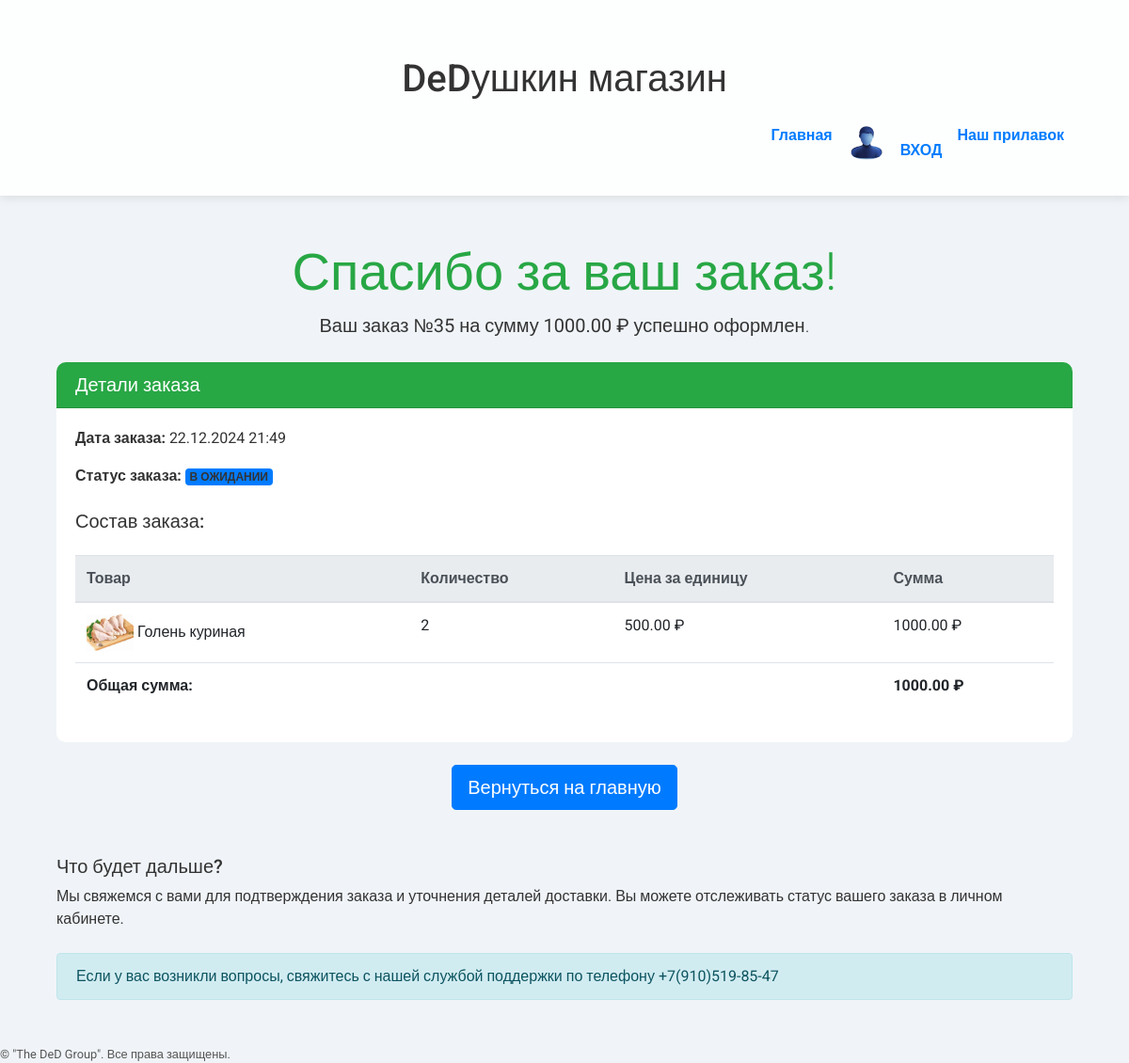
The page /order/complete/35/ (signed in) on the database its author committed.
### new_store/models.py (models this page shows, shortened)
class Order(models.Model):
    user = models.ForeignKey(User, on_delete=models.CASCADE, related_name='orders')
    full_name = models.CharField(max_length=255)
    address = models.CharField(max_length=255, default='Не указано')
    phone_number = models.CharField(max_length=20)
    email = models.EmailField()
    additional_info = models.TextField(blank=True, null=True)
    created_at = models.DateTimeField(auto_now_add=True)
    STATUS_CHOICES = [
        ('pending', 'В ожидании'),
        ('completed', 'Завершён'),
        ('canceled', 'Отменён'),
    ]
    status = models.CharField(max_length=10, choices=STATUS_CHOICES, default='pending')

class OrderItem(models.Model):
    order = models.ForeignKey(Order, related_name='items', on_delete=models.CASCADE)
    product = models.ForeignKey(Product, on_delete=models.CASCADE)
    quantity = models.PositiveIntegerField()
    price = models.DecimalField(max_digits=10, decimal_places=2, default=0)  # Цена на момент заказа
    total_price = models.DecimalField(max_digits=10, decimal_places=2, default=0.00)

class Product(models.Model):
    name = models.CharField(max_length=255, unique=True)
    description = models.TextField()
    price = models.DecimalField(max_digits=10, decimal_places=2)
    category = models.ForeignKey(Category, related_name='products', on_delete=models.CASCADE, null=True)  # Измените на Category
    image = models.ImageField(upload_to='products/', blank=True, null=True)
    stock = models.PositiveIntegerField()

### new_store/views.py (the view)
# urls.py: path('order/complete/<int:order_id>/',order_complete, name='order_complete'),
@login_required
def order_complete(request, order_id):
    order = get_object_or_404(Order, id=order_id, user=request.user)
    total_price = sum(item.total_price for item in order.items.all())
    context = {
        'order': order,
        'total_price': total_price,
    }
    return render(request, 'new_store/order_complete.html', context)

### templates/new_store/order_complete.html (shortened to what this page needs)
{% extends 'new_store/base.html' %}
{% load static %}
{% block content %}
<div class="container my-5">
    <div class="text-center mb-4">
        <h1 class="display-4 text-success">
             Спасибо за ваш заказ!
        </h1>
        <p class="lead">
            Ваш заказ <strong>№{{ order.id }}</strong> на сумму <strong>{{ total_price|floatformat:2 }} ₽</strong> успешно оформлен.
        </p>
    </div>
    <div class="card">
        <div class="card-header bg-success text-white">
            <h5 class="mb-0">Детали заказа</h5>
        </div>
        <div class="card-body">
            <p><strong>Дата заказа:</strong> {{ order.created_at|date:"d.m.Y H:i" }}</p>
            <p><strong>Статус заказа:</strong> <span class="badge bg-primary text-uppercase">{{ order.get_status_display }}</span></p>
            <h5 class="mt-4">Состав заказа:</h5>
            <div class="table-responsive">
                <table class="table table-hover mt-3">
                    <thead class="thead-light">
                        <tr>
                            <th>Товар</th>
                            <th>Количество</th>
                            <th>Цена за единицу</th>
                            <th>Сумма</th>
                        </tr>
                    </thead>
                    <tbody>
                        {% for item in order.items.all %}
                        <tr>
                            <td>
                                {% if item.product.image %}
                                    <img src="{{ item.product.image.url }}" alt="{{ item.product.name }}" width="50" class="me-2">
                                {% endif %}
                                {{ item.product.name }}
                            </td>
                            <td>{{ item.quantity }}</td>
                            <td>{{ item.price|floatformat:2 }} ₽</td>
                            <td>{{ item.total_price|floatformat:2 }} ₽</td>
                        </tr>
                        {% endfor %}
                    </tbody>
                    <tfoot>
                        <tr>
                            <th colspan="3" class="text-end">Общая сумма:</th>
                            <th>{{ total_price|floatformat:2 }} ₽</th>
                        </tr>
                    </tfoot>
                </table>
            </div>
        </div>
    </div>
    <div class="text-center mt-4">
        <a href="{% url 'home' %}" class="btn btn-primary btn-lg">
             Вернуться на главную
        </a>
    </div>
    <div class="mt-5">
        <h5>Что будет дальше?</h5>
        <p>Мы свяжемся с вами для подтверждения заказа и уточнения деталей доставки. Вы можете отслеживать статус вашего заказа в личном кабинете.</p>
    </div>
    <div class="alert alert-info mt-4" role="alert">
        Если у вас возникли вопросы, свяжитесь с нашей службой поддержки по телефону +7(910)519-85-47
    </div>
</div>
{% endblock %}

### templates/new_store/base.html (style rules this page uses)
body { font-family: 'Roboto', sans-serif; background: #f0f4f8; color: #333; }
.container { margin-top: 40px; }
.card { border: none; border-radius: 10px; overflow: hidden; transition: transform 0.3s; background-color: #ffffff; }
.display-4 { color: #ff6f61; }
.lead { color: #333; }
.text-center { color: #333; }

### rows shown on the page
Order: id "35", created_at "22.12.2024 21:49", status "В ОЖИДАНИИ"
OrderItem: product.image (picture), product.name "Голень куриная", quantity "2", price "500.00", total_price "1000.00"

### other values the page prints
{{ total_price|floatformat:2 }} "1000.00"
